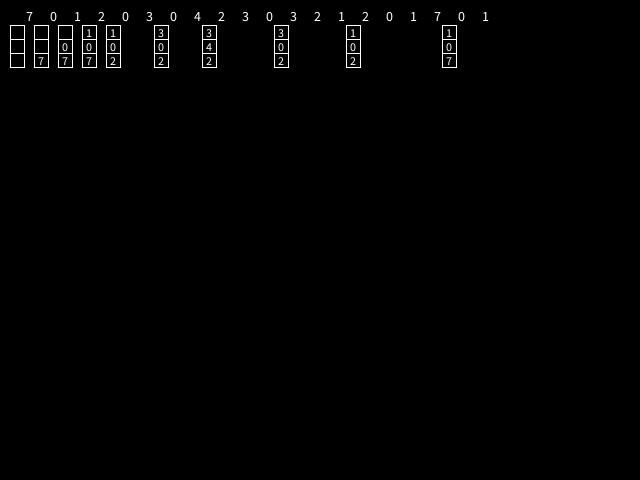
Frame 1 (no input)
Frame 60 (the mouse pressed at the canvas centre just before this capture): identical to frame 1, image omitted
Frame 120 (the mouse held since frame 60 and released just before this capture): identical to frame 1, image omitted

The Processing sketch that drew this single still picture (run headless with seeded random() and noise(); from frame 60 on, the mouse is pressed at the canvas centre):

// Processing sketch: frame_selection
// ── frame_selection.pde
import java.util.Arrays;

color bgColor = color(0, 0, 0);
color fgColor = color(255, 255, 255);

final int frameWidth = 14;
final int frameHeight = frameWidth;
final int frameGap = (int) (0.75*frameWidth);

final int pageReferences [] = 
  new int [] { 7, 0, 1, 2, 0, 3, 0, 4, 2, 3, 0, 3, 2, 1, 2, 0, 1, 7, 0, 1 };

final PageFrameSets pageFrameSets = optimal(3, pageReferences);
final int freePageFrame = -1;


void
draw() {

  background(bgColor);
  stroke(fgColor);
  
  drawPageReferences(10, 10, pageReferences);
  drawPageFrameSets(10, 25, pageFrameSets);
  }
  

void
drawPageFrameSet(int ulx, int uly, int pageFrameSet[]) {

  final int n = pageFrameSet.length;
  fill(bgColor);
  rect(ulx, uly, frameWidth, n*frameHeight);

  for (int i = 1; i < n; ++i) {
    final int y = uly + i*frameHeight;
    line(ulx, y, ulx + frameWidth, y);
    }

  drawPageNumbers(ulx, uly, pageFrameSet);
  }
    

void
drawPageFrameSets(int ulx, int uly, PageFrameSets pageFrameSets) {
  
  int lastPageFrameSet[] = pageFrameSets.get(0);
  drawPageFrameSet(ulx, uly, lastPageFrameSet);
  for (int i = 1; i < pageFrameSets.size(); ++i) {
    final int pageFrameSet[] = pageFrameSets.get(i);
    ulx += frameGap + frameWidth;
    if (pageFrameSet != lastPageFrameSet)
      drawPageFrameSet(ulx, uly, pageFrameSets.get(i));
    lastPageFrameSet = pageFrameSet;
    }
  }


void
drawPageNumbers(int ulx, int uly, int pageFrameSet[]) {

  //

  final int x = ulx + frameWidth/2;

  textSize(frameHeight - 2);
  textAlign(CENTER, BOTTOM);
  fill(fgColor);

  for (int i = 0; i < pageFrameSet.length; ++i) 
    if (pageFrameSet[i] != freePageFrame)
      text(pageFrameSet[i], x, uly + frameHeight*(i + 1) + 1);
  }


void
drawPageReferences(int ulx, int uly, int pageRefs[]) {

  // Draw this page-reference sequence assuming the origin point is given by
  // (ulx, uly).

  textSize(frameHeight);
  textAlign(CENTER, BOTTOM);
  fill(fgColor);

  uly = uly + frameHeight;

  for (int i = 0; i < pageRefs.length; ++i) 
    text(pageRefs[i], ulx + frameWidth*(i + 1) + frameGap*(i + 0.5), uly);
  }


int
findClosestAfter(int pageRef, int pageRefIndex, int pageReferences[]) {

  // Return the index to the given page ref in the given page-reference
  // sequence that is strictly to the right of and closest to the given
  // page-reference index, or -1 if there's no such index.

  while (++pageRefIndex < pageReferences.length)
    if (pageReferences[pageRefIndex] == pageRef)
      return pageRefIndex;

  return -1;
  }


int
findPage(int pageFrameSet[], int pageRef) { 

  // Look for the given page reference in the given page-frame set.  Return the
  // page-frame index if found, -1 otherwise.

  for (int i = pageFrameSet.length - 1; i > -1; --i)
    if (pageFrameSet[i] == pageRef)
      return i;

  return -1;
  }


PageFrameSets
optimal(int pageFrameSetSize, int pageReferences[]) {

  // 

  final PageFrameSets pageFrames = new PageFrameSets(pageFrameSetSize);

  for (int pageRefIndex = 0; pageRefIndex < pageReferences.length; ++pageRefIndex) {
    final int pageRef = pageReferences[pageRefIndex];
    if (!referencePage(pageRef, pageFrames)) {
      final int lastFrameSet [] = pageFrames.addNew();
      lastFrameSet[optimalPick(pageRefIndex, lastFrameSet, pageReferences)] = 
        pageRef;
      }
    }

  return pageFrames;
  }


int
optimalPick(final int pageRefIndex, int pageFrames[], int pageReferences[]) {

  int pageFrameIndex = 0;
  int replacementIndex = 
    findClosestAfter(pageFrames[pageFrameIndex], pageRefIndex, pageReferences);
  if (replacementIndex < 0)
    return pageFrameIndex;

  for (int pfi = 1; pfi < pageFrames.length; ++pfi) {
    final int ri = 
      findClosestAfter(pageFrames[pfi], pageRefIndex, pageReferences);
    if (ri < 0)
      return pfi;
    if (ri > replacementIndex) {
      pageFrameIndex = pfi;
      replacementIndex = ri;
      }
    }

  return pageFrameIndex;
  }


boolean
referencePage(int pageRef, PageFrameSets pageFrames) {

  int lastFrameSet[] = pageFrames.tail();

  if (findPage(lastFrameSet, pageRef) > -1) {
    pageFrames.add(lastFrameSet);
    return true;
    }

  final int i = findPage(lastFrameSet, freePageFrame);
  if (i > -1) {
    pageFrames.addNew()[i] = pageRef;
    return true;
    }

  return false;
  }


void
setup() {
  size(640, 480);
  }


class
PageFrameSets {


  int []
  add(int pageFrameSet[]) {
    pageFrameSets.add(pageFrameSet);
    return pageFrameSet;
    }


  int []
  addNew() {
    final int pageFrameSet[] = tail();
    return add(Arrays.copyOf(pageFrameSet, pageFrameSet.length));
    }


  int []
  get(int i) {
    return pageFrameSets.get(i);
    }


  PageFrameSets(int pfs) {
    pageFrameSets = new ArrayList<int []>();
    pageFrameSetSize = pfs;
    final int pageFrames[] = new int [pageFrameSetSize];
    Arrays.fill(pageFrames, freePageFrame);
    pageFrameSets.add(pageFrames);
    }


  int
  size() {
    return pageFrameSets.size();
    }


  int []
  tail() {
    return pageFrameSets.get(pageFrameSets.size() - 1);
    }


  private final ArrayList<int []> pageFrameSets;
  private final int pageFrameSetSize;
  }
